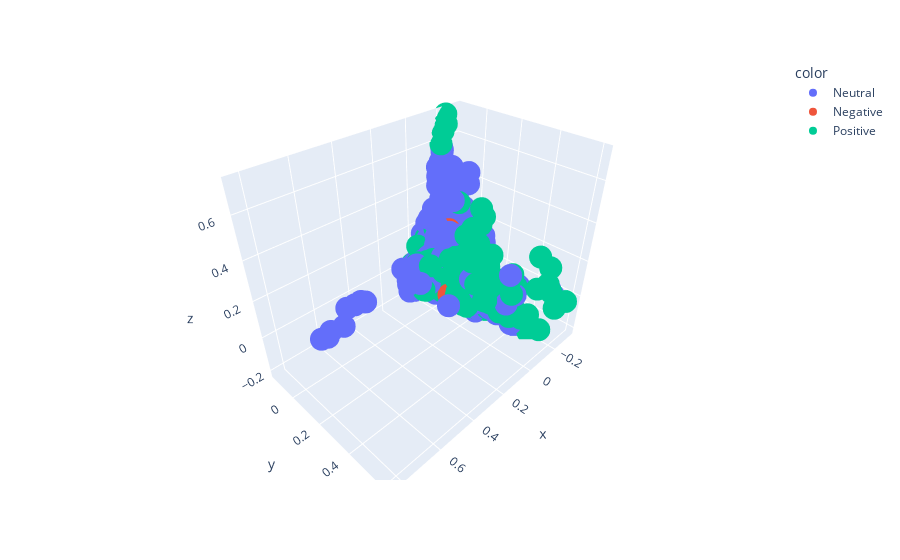

The notebook cell this image was saved under:
### Code cell
px.scatter_3d(x=pca2[:,0],y=pca2[:,1],z=pca2[:,2],color=textblob_data['Overall Sentiment'].values)

### Figure 1 — Plotly figure (JSON) as saved in the notebook; plotly's stock layout.template omitted (floating-point values rounded to 4 significant figures; data arrays with more than 128 entries replaced by an {"elided": "..."} marker saying what was removed)
{"data": [{"hovertemplate": "color=Neutral<br>x=%{x}<br>y=%{y}<br>z=%{z}<extra></extra>", "legendgroup": "Neutral", "marker": {"color": "#636efa", "symbol": "circle"}, "mode": "markers", "name": "Neutral", "scene": "scene", "showlegend": true, "type": "scatter3d", "x": {"elided": "1600 float values"}, "y": {"elided": "1600 float values"}, "z": {"elided": "1600 float values"}}, {"hovertemplate": "color=Negative<br>x=%{x}<br>y=%{y}<br>z=%{z}<extra></extra>", "legendgroup": "Negative", "marker": {"color": "#EF553B", "symbol": "circle"}, "mode": "markers", "name": "Negative", "scene": "scene", "showlegend": true, "type": "scatter3d", "x": {"elided": "309 float values"}, "y": {"elided": "309 float values"}, "z": {"elided": "309 float values"}}, {"hovertemplate": "color=Positive<br>x=%{x}<br>y=%{y}<br>z=%{z}<extra></extra>", "legendgroup": "Positive", "marker": {"color": "#00cc96", "symbol": "circle"}, "mode": "markers", "name": "Positive", "scene": "scene", "showlegend": true, "type": "scatter3d", "x": {"elided": "1393 float values"}, "y": {"elided": "1393 float values"}, "z": {"elided": "1393 float values"}}], "layout": {"legend": {"title": {"text": "color"}, "tracegroupgap": 0}, "margin": {"t": 60}, "scene": {"domain": {"x": [0, 1], "y": [0, 1]}, "xaxis": {"title": {"text": "x"}}, "yaxis": {"title": {"text": "y"}}, "zaxis": {"title": {"text": "z"}}}}}
